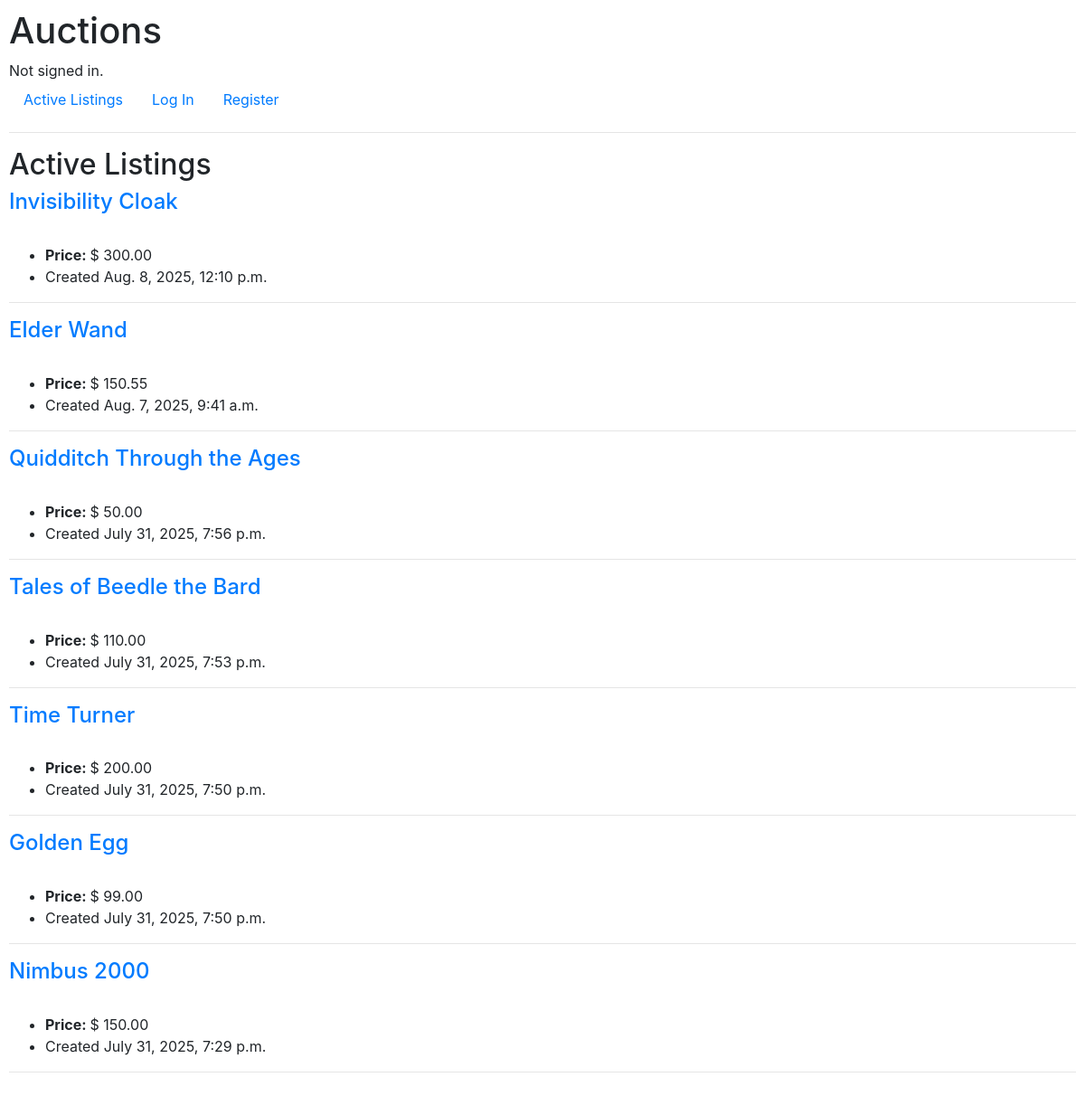
The page / on the database its author committed.
### auctions/models.py (models this page shows, shortened)
class Listing(models.Model):
    active = models.BooleanField(default=True)
    author = models.ForeignKey(User,
                               on_delete=models.CASCADE)
    created_at = models.DateTimeField()
    title = models.CharField(max_length=64)
    description = models.TextField(max_length=300)
    img_url = models.CharField(max_length=200)
    category = models.ForeignKey(Category,
                                 blank=True,
                                 on_delete=models.CASCADE)

### auctions/views.py (the view)
# urls.py: path("", views.index, name="index"),
def index(request):
    listings = Listing.objects.annotate(
        max_bid=Max("bids__ammount")).order_by('-created_at')
    return render(request, "auctions/index.html", {
        "listings": listings
    })

### auctions/templates/auctions/index.html (shortened to what this page needs)
{% extends "auctions/layout.html" %}
{% block body %}
<h2>Active Listings</h2>
{% for listing in listings %}
{% if listing.active %}
<h4><a href="{% url 'listing' listing.id %}">{{ listing.title }}</a></h4>
<ul>
    <li><strong>Price: </strong>$ {{ listing.max_bid|floatformat:2 }}</li>
    <li>Created {{ listing.created_at }}</li>
</ul>
<hr>
{% endif %}
{% empty %}
<h4>There are no listings to show.</h4>
{% endfor %}
{% endblock %}

### auctions/static/auctions/styles.css (style rules this page uses)
body { padding: 10px; }

### rows shown on the page
Listing: title "Invisibility Cloak", max_bid "300.00", created_at "Aug. 8, 2025, 12:10 p.m."
Listing: title "Elder Wand", max_bid "150.55", created_at "Aug. 7, 2025, 9:41 a.m."
Listing: title "Quidditch Through the Ages", max_bid "50.00", created_at "July 31, 2025, 7:56 p.m."
Listing: title "Tales of Beedle the Bard", max_bid "110.00", created_at "July 31, 2025, 7:53 p.m."
Listing: title "Time Turner", max_bid "200.00", created_at "July 31, 2025, 7:50 p.m."
Listing: title "Golden Egg", max_bid "99.00", created_at "July 31, 2025, 7:50 p.m."
Listing: title "Nimbus 2000", max_bid "150.00", created_at "July 31, 2025, 7:29 p.m."
